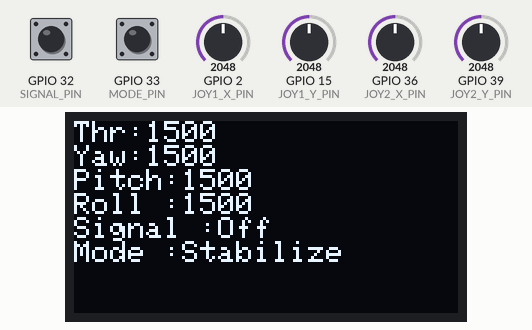
Bench run of a sketch on a simulated ESP32. Shown: 128×64 one-colour display. The test bench sets the inputs (shaded band); at power-on: GPIO 2 (JOY1_X_PIN) = 2048, GPIO 32 (SIGNAL_PIN) HIGH, GPIO 33 (MODE_PIN) HIGH, GPIO 15 (JOY1_Y_PIN) = 2048, GPIO 36 (JOY2_X_PIN) = 2048, GPIO 39 (JOY2_Y_PIN) = 2048. No radio packets arrive unless stated.

Above: at 2.2 s.
2.3 s: GPIO 2 (JOY1_X_PIN) set to 2119
At 2.6 s:
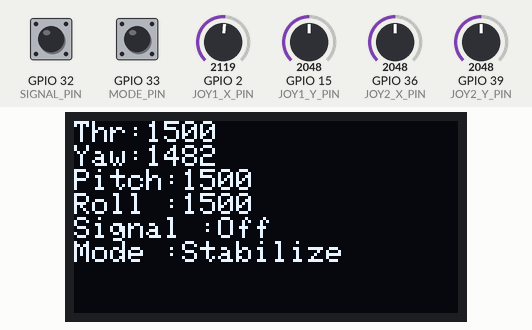
3.8 s: GPIO 32 (SIGNAL_PIN) pulled LOW for 0.15 s
At 3.9 s:
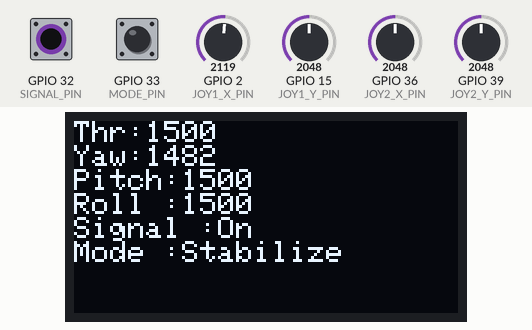
5.4 s: GPIO 33 (MODE_PIN) pulled LOW for 0.15 s
At 5.5 s:
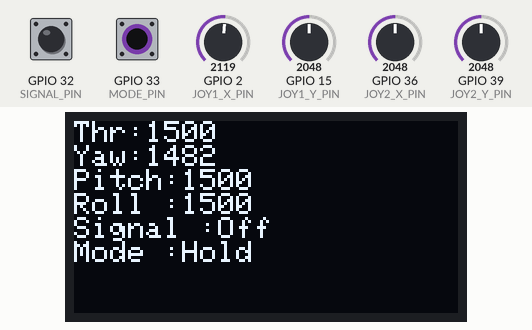
7.0 s: GPIO 15 (JOY1_Y_PIN) set to 2866
At 8.2 s:
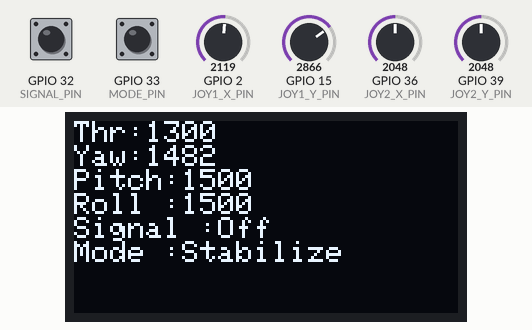
8.5 s: GPIO 36 (JOY2_X_PIN) set to 2866
At 9.0 s:
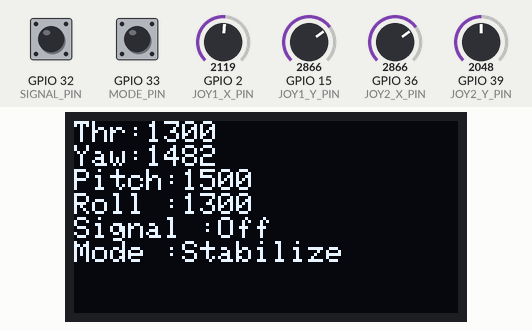
10.0 s: GPIO 39 (JOY2_Y_PIN) set to 2866
Timing chart, 0 to 12.5 s (numbered marks = the images above; inputs shaded):
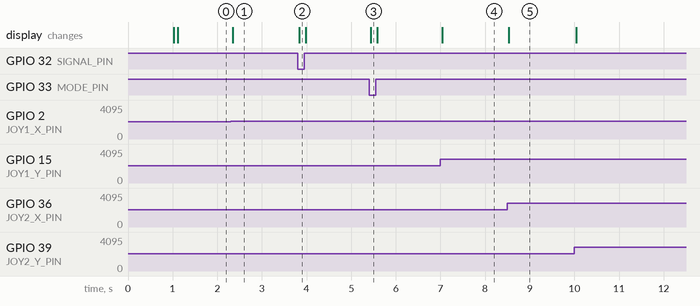

The sketch:

Transmitter.ino
```cpp
#include <SPI.h>                      // SPI library for nRF24L01 communication
#include <nRF24L01.h>                 // nRF24L01 hardware definitions
#include <RF24.h>                     // RF24 radio communication library
#include <Wire.h>                     // I2C library for OLED screen
#include <Adafruit_GFX.h>             // Graphics library for OLED
#include <Adafruit_SSD1306.h>         // SSD1306 OLED driver
// ==== OLED Display Setup ====
#define SCREEN_WIDTH 128              // Screen width in pixels
#define SCREEN_HEIGHT 64              // Screen height in pixels
Adafruit_SSD1306 display(SCREEN_WIDTH, SCREEN_HEIGHT, &Wire, -1);
// ==== nRF24L01 Pins for ESP32 ====
#define CE_PIN   4                    // Adjust according to wiring
#define CSN_PIN  5                    // Adjust according to wiring
RF24 radio(CE_PIN, CSN_PIN);
// ==== Radio Communication Address (Pipe) ====
const byte address[] = "NODE1";       // Radio channel address
// ==== Joystick Axis Pin Mapping ====
#define JOY1_Y_PIN 15                 // Throttle (Vertical axis)
#define JOY1_X_PIN 2                  // Yaw      (Horizontal axis)
#define JOY2_Y_PIN 39                 // Pitch    (Vertical axis)
#define JOY2_X_PIN 36                 // Roll     (Horizontal axis)
// ==== Switch Pin Mapping ====
#define SIGNAL_PIN 32                 // Altitude Hold switch
#define MODE_PIN   33                 // Flight Mode switch
// ==== ADC Constants ====
const int MID_RAW      = 4095 / 2;    // ADC mid-scale value (~2047)
const int DEADZONE_RAW = 20;          // Range near center to treat as stable (mapped to 1500)
// ==== Offset Variables for Joystick Calibration ====
int offsetThr = 0;
int offsetYaw = 0;
int offsetPit = 0;
int offsetRol = 0;
// ==== Data Packet Structure for Transmission ====
struct Packet {
  uint16_t throttle, yaw, pitch, roll;  // PWM values (1000–2000 or 1500 center)
  bool signal, mode;                    // Switch states
};
Packet packet;

void setup() {
  // Configure ADC attenuation for full voltage range on all joystick pins
  analogSetPinAttenuation(JOY1_Y_PIN, ADC_11db);
  analogSetPinAttenuation(JOY1_X_PIN, ADC_11db);
  analogSetPinAttenuation(JOY2_Y_PIN, ADC_11db);
  analogSetPinAttenuation(JOY2_X_PIN, ADC_11db);

  // === Axis Calibration ===
  // Capture 50 readings at joystick center position and compute the average
  // Subtract MID_RAW to get offset for centering
  long sum;

  // Throttle Offset
  sum = 0;
  for (int i = 0; i < 50; i++) {
    sum += analogRead(JOY1_Y_PIN);
    delay(5);
  }
  offsetThr = (sum / 50) - MID_RAW;
  // Yaw Offset
  sum = 0;
  for (int i = 0; i < 50; i++) {
    sum += analogRead(JOY1_X_PIN);
    delay(5);
  }
  offsetYaw = (sum / 50) - MID_RAW;
  // Pitch Offset
  sum = 0;
  for (int i = 0; i < 50; i++) {
    sum += analogRead(JOY2_Y_PIN);
    delay(5);
  }
  offsetPit = (sum / 50) - MID_RAW;
  // Roll Offset
  sum = 0;
  for (int i = 0; i < 50; i++) {
    sum += analogRead(JOY2_X_PIN);
    delay(5);
  }
  offsetRol = (sum / 50) - MID_RAW;
  // === OLED Initialization ===
  if (!display.begin(SSD1306_SWITCHCAPVCC, 0x3C)) {
    Serial.println(F("OLED init failed"));
    while (1);
  }
  display.clearDisplay();
  display.display();
  // === Radio Configuration ===
  radio.begin();
  radio.setChannel(76);                  // Use same channel as receiver
  radio.setPALevel(RF24_PA_MAX);         // Set to maximum transmission power
  radio.setDataRate(RF24_1MBPS);         // Set data rate
  radio.openWritingPipe(address);        // Set write pipe address
  radio.stopListening();                 // Enable transmitter mode
  // === Configure Switch Pins with Internal Pullups ===
  pinMode(SIGNAL_PIN, INPUT_PULLUP);
  pinMode(MODE_PIN, INPUT_PULLUP);
}
void loop() {
  // ==== Throttle Axis Processing ====
  int raw0_Thr = analogRead(JOY1_Y_PIN);
  int corrThr = raw0_Thr - offsetThr;
  if (abs(corrThr - MID_RAW) <= DEADZONE_RAW) {
    packet.throttle = 1500;
  } else {
    int invThr = 4095 - raw0_Thr;
    packet.throttle = map(invThr, 0, 4095, 1000, 2000);
  }
  // ==== Yaw Axis Processing ====
  int raw0_Yaw = analogRead(JOY1_X_PIN);
  int corrYaw = raw0_Yaw - offsetYaw;
  if (abs(corrYaw - MID_RAW) <= DEADZONE_RAW) {
    packet.yaw = 1500;
  } else {
    int invYaw = 4095 - raw0_Yaw;
    packet.yaw = map(invYaw, 0, 4095, 1000, 2000);
  }
  // ==== Pitch Axis Processing ====
  int raw0_Pit = analogRead(JOY2_Y_PIN);
  int corrPit = raw0_Pit - offsetPit;
  if (abs(corrPit - MID_RAW) <= DEADZONE_RAW) {
    packet.pitch = 1500;
  } else {
    int invPit = 4095 - raw0_Pit;
    packet.pitch = map(invPit, 0, 4095, 1000, 2000);
  }
  // ==== Roll Axis Processing ====
  int raw0_Rol = analogRead(JOY2_X_PIN);
  int corrRol = raw0_Rol - offsetRol;
  if (abs(corrRol - MID_RAW) <= DEADZONE_RAW) {
    packet.roll = 1500;
  } else {
    int invRol = 4095 - raw0_Rol;
    packet.roll = map(invRol, 0, 4095, 1000, 2000);
  }
  // ==== Read Switch States (LOW = active due to INPUT_PULLUP) ====
  packet.signal = (digitalRead(SIGNAL_PIN) == LOW);
  packet.mode   = (digitalRead(MODE_PIN) == LOW);
  // ==== Send Packet over Radio ====
  radio.write(&packet, sizeof(packet));
  // ==== Update OLED Display ====
  display.clearDisplay();
  display.setTextSize(1);
  display.setTextColor(SSD1306_WHITE);
  display.setCursor(0, 0);
  display.print("Thr:");    display.println(packet.throttle);
  display.print("Yaw:");    display.println(packet.yaw);
  display.print("Pitch:");  display.println(packet.pitch);
  display.print("Roll :");  display.println(packet.roll);
  display.print("Signal :");display.println(packet.signal ? "On" : "Off");
  display.print("Mode :");  display.println(packet.mode ? "Hold" : "Stabilize");
  display.display();
}
```

Measured:
- the behaviour switches between 2068 and 2069 on GPIO 2 (JOY1_X_PIN) (found by bisection; images 0 and 1)
- after the input at 2.3 s, the display: changes after 0.05 s (image 1)
- after the input at 3.8 s, the display: changes at once (image 2)
- after the input at 5.4 s, the display: changes at once (image 3)
- after the input at 7.0 s, the display: changes at once (image 4)
- after the input at 8.5 s, the display: changes at once (image 5)
